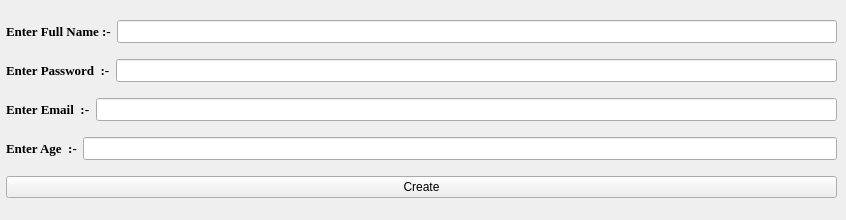
      <widget class="QWidget" name="tab">
       <attribute name="title">
        <string>Create New User</string>
       </attribute>
       <widget class="QWidget" name="layoutWidget">
        <property name="geometry">
         <rect>
          <x>6</x>
          <y>10</y>
          <width>831</width>
          <height>201</height>
         </rect>
        </property>
        <layout class="QVBoxLayout" name="verticalLayout_13">
         <item>
          <layout class="QHBoxLayout" name="horizontalLayout_17">
           <item>
            <widget class="QLabel" name="label_10">
             <property name="font">
              <font>
               <family>Times New Roman</family>
               <pointsize>10</pointsize>
               <italic>false</italic>
               <bold>true</bold>
               <underline>false</underline>
               <strikeout>false</strikeout>
              </font>
             </property>
             <property name="text">
              <string>Enter Full Name :-</string>
             </property>
            </widget>
           </item>
           <item>
            <widget class="QLineEdit" name="FullName">
             <property name="font">
              <font>
               <family>Times New Roman</family>
               <pointsize>10</pointsize>
               <bold>false</bold>
              </font>
             </property>
             <property name="styleSheet">
              <string notr="true"/>
             </property>
             <property name="text">
              <string/>
             </property>
            </widget>
           </item>
          </layout>
         </item>
         <item>
          <layout class="QHBoxLayout" name="horizontalLayout_18">
           <item>
            <widget class="QLabel" name="label_20">
             <property name="font">
              <font>
               <family>Times New Roman</family>
               <pointsize>10</pointsize>
               <bold>true</bold>
              </font>
             </property>
             <property name="text">
              <string>Enter Password  :-</string>
             </property>
            </widget>
           </item>
           <item>
            <widget class="QLineEdit" name="Password_2">
             <property name="font">
              <font>
               <family>Times New Roman</family>
               <pointsize>10</pointsize>
               <bold>false</bold>
              </font>
             </property>
             <property name="styleSheet">
              <string notr="true"/>
             </property>
             <property name="text">
              <string/>
             </property>
             <property name="echoMode">
              <enum>QLineEdit::Password</enum>
             </property>
            </widget>
           </item>
          </layout>
         </item>
         <item>
          <layout class="QHBoxLayout" name="horizontalLayout_36">
           <item>
            <widget class="QLabel" name="label_37">
             <property name="font">
              <font>
               <family>Times New Roman</family>
               <pointsize>10</pointsize>
               <bold>true</bold>
              </font>
             </property>
             <property name="text">
              <string>Enter Email  :-</string>
             </property>
            </widget>
           </item>
           <item>
            <widget class="QLineEdit" name="Email">
             <property name="font">
              <font>
               <family>Times New Roman</family>
               <pointsize>10</pointsize>
               <bold>false</bold>
              </font>
             </property>
             <property name="styleSheet">
              <string notr="true"/>
             </property>
             <property name="text">
              <string/>
             </property>
            </widget>
           </item>
          </layout>
         </item>
         <item>
          <layout class="QHBoxLayout" name="horizontalLayout_20">
           <item>
            <widget class="QLabel" name="label_21">
             <property name="font">
              <font>
               <family>Times New Roman</family>
               <pointsize>10</pointsize>
               <bold>true</bold>
              </font>
             </property>
             <property name="text">
              <string>Enter Age  :-</string>
             </property>
            </widget>
           </item>
           <item>
            <widget class="QLineEdit" name="Age">
             <property name="font">
              <font>
               <family>Times New Roman</family>
               <pointsize>10</pointsize>
               <bold>false</bold>
              </font>
             </property>
             <property name="styleSheet">
              <string notr="true"/>
             </property>
             <property name="text">
              <string/>
             </property>
            </widget>
           </item>
          </layout>
         </item>
         <item>
          <widget class="QPushButton" name="CreateButton">
           <property name="cursor">
            <cursorShape>PointingHandCursor</cursorShape>
           </property>
           <property name="styleSheet">
            <string notr="true"/>
           </property>
           <property name="text">
            <string>Create</string>
           </property>
          </widget>
         </item>
        </layout>
       </widget>
      </widget>
